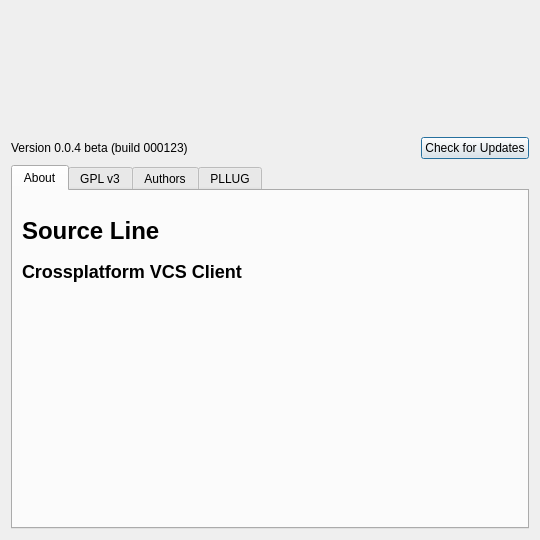
<?xml version="1.0" encoding="UTF-8"?>
<ui version="4.0">
 <class>About</class>
 <widget class="QDialog" name="About">
  <property name="geometry">
   <rect>
    <x>0</x>
    <y>0</y>
    <width>540</width>
    <height>540</height>
   </rect>
  </property>
  <property name="minimumSize">
   <size>
    <width>540</width>
    <height>450</height>
   </size>
  </property>
  <property name="maximumSize">
   <size>
    <width>600</width>
    <height>600</height>
   </size>
  </property>
  <property name="windowTitle">
   <string>About Source Line</string>
  </property>
  <layout class="QGridLayout" name="gridLayout">
   <item row="0" column="0" colspan="3">
    <widget class="QLabel" name="imageLabel">
     <property name="minimumSize">
      <size>
       <width>0</width>
       <height>120</height>
      </size>
     </property>
     <property name="maximumSize">
      <size>
       <width>16777215</width>
       <height>150</height>
      </size>
     </property>
     <property name="styleSheet">
      <string notr="true">background-image: url(&quot;:/splash/img/SL_Splash.png&quot;);
background-position: center;</string>
     </property>
     <property name="text">
      <string/>
     </property>
    </widget>
   </item>
   <item row="1" column="0">
    <widget class="QLabel" name="versionLabel">
     <property name="text">
      <string>Version 0.0.4 beta (build 000123)</string>
     </property>
    </widget>
   </item>
   <item row="1" column="2">
    <widget class="QPushButton" name="updateButton">
     <property name="text">
      <string>Check for Updates</string>
     </property>
    </widget>
   </item>
   <item row="1" column="1">
    <spacer name="horizontalSpacer">
     <property name="orientation">
      <enum>Qt::Horizontal</enum>
     </property>
     <property name="sizeHint" stdset="0">
      <size>
       <width>226</width>
       <height>20</height>
      </size>
     </property>
    </spacer>
   </item>
   <item row="2" column="0" colspan="3">
    <widget class="QTabWidget" name="tabWidget">
     <property name="currentIndex">
      <number>0</number>
     </property>
     <widget class="QWidget" name="aboutTab">
      <attribute name="title">
       <string>About</string>
      </attribute>
      <layout class="QGridLayout" name="gridLayout_2">
       <item row="0" column="0">
        <widget class="QLabel" name="headingLabel_tabAbout">
         <property name="minimumSize">
          <size>
           <width>0</width>
           <height>100</height>
          </size>
         </property>
         <property name="maximumSize">
          <size>
           <width>16777215</width>
           <height>100</height>
          </size>
         </property>
         <property name="text">
          <string>&lt;h1&gt;Source Line&lt;/h1&gt;
&lt;h2&gt;Crossplatform VCS Client&lt;/h2&gt;</string>
         </property>
        </widget>
       </item>
       <item row="0" column="1">
        <spacer name="horizontalSpacer_2">
         <property name="orientation">
          <enum>Qt::Horizontal</enum>
         </property>
         <property name="sizeHint" stdset="0">
          <size>
           <width>108</width>
           <height>20</height>
          </size>
         </property>
        </spacer>
       </item>
       <item row="0" column="2">
        <widget class="QLabel" name="logo1Label_tabAbout">
         <property name="text">
          <string>&lt;img src = &quot;:/splash/img/sourceline.ico&quot; height = 80
 /&gt;</string>
         </property>
        </widget>
       </item>
       <item row="0" column="3">
        <widget class="QLabel" name="logo2Label_tabAbout">
         <property name="text">
          <string>&lt;img src = &quot;:/splash/img/pllug.jpg&quot; height = 70 /&gt;</string>
         </property>
        </widget>
       </item>
       <item row="1" column="0" colspan="4">
        <widget class="QLabel" name="textLabel_tabAbout">
         <property name="text">
          <string/>
         </property>
         <property name="scaledContents">
          <bool>false</bool>
         </property>
         <property name="wordWrap">
          <bool>false</bool>
         </property>
        </widget>
       </item>
      </layout>
     </widget>
     <widget class="QWidget" name="gplTab">
      <attribute name="title">
       <string>GPL v3</string>
      </attribute>
      <layout class="QGridLayout" name="gridLayout_3">
       <item row="0" column="0">
        <widget class="QTextBrowser" name="textBrowser_tabGpl">
         <property name="html">
          <string>&lt;!DOCTYPE HTML PUBLIC &quot;-//W3C//DTD HTML 4.0//EN&quot; &quot;http://www.w3.org/TR/REC-html40/strict.dtd&quot;&gt;
&lt;html&gt;&lt;head&gt;&lt;meta name=&quot;qrichtext&quot; content=&quot;1&quot; /&gt;&lt;style type=&quot;text/css&quot;&gt;
p, li { white-space: pre-wrap; }
&lt;/style&gt;&lt;/head&gt;&lt;body style=&quot; font-family:'MS Shell Dlg 2'; font-size:8.25pt; font-weight:400; font-style:normal;&quot;&gt;
&lt;p style=&quot;-qt-paragraph-type:empty; margin-top:0px; margin-bottom:0px; margin-left:0px; margin-right:0px; -qt-block-indent:0; text-indent:0px;&quot;&gt;&lt;br /&gt;&lt;/p&gt;&lt;/body&gt;&lt;/html&gt;</string>
         </property>
        </widget>
       </item>
      </layout>
     </widget>
     <widget class="QWidget" name="authorsTab">
      <attribute name="title">
       <string>Authors</string>
      </attribute>
      <layout class="QGridLayout" name="gridLayout_4">
       <item row="0" column="0">
        <widget class="QTextBrowser" name="textBrowser_tabAuthors">
         <property name="html">
          <string>&lt;!DOCTYPE HTML PUBLIC &quot;-//W3C//DTD HTML 4.0//EN&quot; &quot;http://www.w3.org/TR/REC-html40/strict.dtd&quot;&gt;
&lt;html&gt;&lt;head&gt;&lt;meta name=&quot;qrichtext&quot; content=&quot;1&quot; /&gt;&lt;style type=&quot;text/css&quot;&gt;
p, li { white-space: pre-wrap; }
&lt;/style&gt;&lt;/head&gt;&lt;body style=&quot; font-family:'MS Shell Dlg 2'; font-size:8.25pt; font-weight:400; font-style:normal;&quot;&gt;
&lt;p style=&quot;-qt-paragraph-type:empty; margin-top:0px; margin-bottom:0px; margin-left:0px; margin-right:0px; -qt-block-indent:0; text-indent:0px;&quot;&gt;&lt;br /&gt;&lt;/p&gt;&lt;/body&gt;&lt;/html&gt;</string>
         </property>
        </widget>
       </item>
      </layout>
     </widget>
     <widget class="QWidget" name="pllugTab">
      <attribute name="title">
       <string>PLLUG</string>
      </attribute>
      <layout class="QGridLayout" name="gridLayout_5">
       <item row="0" column="0">
        <widget class="QLabel" name="headingLabel_tabPllug">
         <property name="text">
          <string>&lt;h1&gt;PLLUG Community&lt;/h1&gt;</string>
         </property>
        </widget>
       </item>
       <item row="0" column="1">
        <spacer name="horizontalSpacer_3">
         <property name="orientation">
          <enum>Qt::Horizontal</enum>
         </property>
         <property name="sizeHint" stdset="0">
          <size>
           <width>221</width>
           <height>20</height>
          </size>
         </property>
        </spacer>
       </item>
       <item row="0" column="2">
        <widget class="QLabel" name="logoLabel_tabPllug">
         <property name="minimumSize">
          <size>
           <width>0</width>
           <height>80</height>
          </size>
         </property>
         <property name="maximumSize">
          <size>
           <width>16777215</width>
           <height>80</height>
          </size>
         </property>
         <property name="text">
          <string>&lt;img src = &quot;:/splash/img/pllug.jpg&quot; height = 70 /&gt;</string>
         </property>
        </widget>
       </item>
       <item row="1" column="0" colspan="3">
        <widget class="QLabel" name="textLabel_tabPllug">
         <property name="text">
          <string/>
         </property>
        </widget>
       </item>
      </layout>
     </widget>
    </widget>
   </item>
  </layout>
 </widget>
 <resources/>
 <connections/>
</ui>
